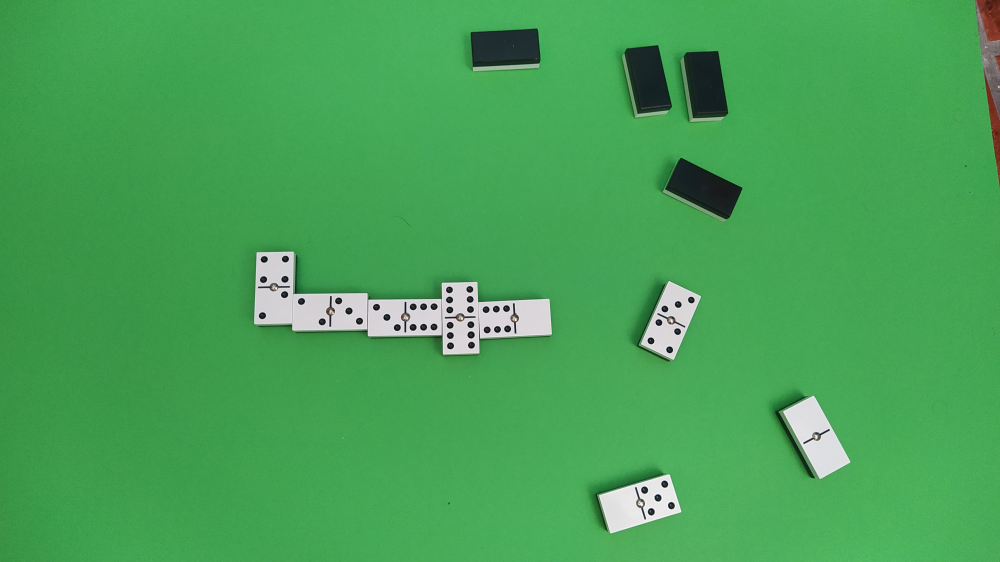
#> input picture vision/fotos_reales/1680906009262.jpg, 4000 x 2248 px, given in place of the camera (shown at 1/4 size)
$ python ros_piezas_robot.py
#> lines starting #> are read from the running program, lines starting #| are printed output that depends on the picture; after the words box and inside, x2 and y2 are one past the last pixel; in counts of white or black regions, pixels touching at a corner belong together
#> further down, frame is the input picture: shape (2248, 4000, 3); mean B, G, R 86.3, 162.5, 71.1
### vision/opencv/preprocessing.py
import cv2 as cv

def preprocessing_img(img, open_size=(1,1), visualize=False):
    """Preprocesamiento de la imagen, aplicando filtros y operaciones morfologicas

    Args:
        img (Mat): Imagen
        open (int): Definir el tamano del kernel para realizar la operacion de apertura
        visualize (bool, optional): Definir si se quiere visualizar o no las imagenes resultantes. Defaults to False.

    Returns:
        processed_img: Imagen procesada.
    """
#> called with open_size = (1, 1), visualize = False
    # img[:,:,1] = 0
    gray = cv.cvtColor(img, cv.COLOR_BGR2GRAY)
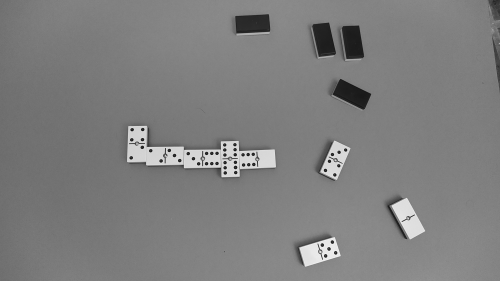
#> gray: shape (2248, 4000) (shown at 1/8 size); min 0, max 255, mean 126.4
    blur = cv.GaussianBlur(gray, (1,1), cv.BORDER_DEFAULT)

    thresh, binarized = cv.threshold(blur, 0, 255, cv.THRESH_BINARY+cv.THRESH_OTSU)
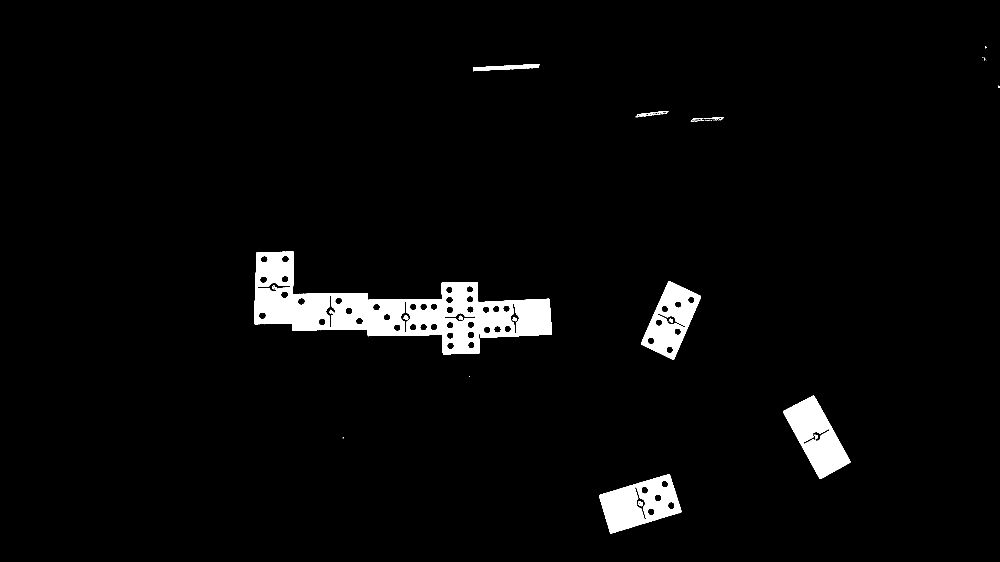
#> binarized: shape (2248, 4000) (shown at 1/4 size); 3.4% white; 97 white regions (69 under 20 px)
#> thresh = 170
    kernel = cv.getStructuringElement(cv.MORPH_RECT, open_size)
    morph_img = cv.morphologyEx(binarized, cv.MORPH_OPEN, kernel, iterations=5)

    if visualize:
        cv.imshow("Escala de grises", gray)
        cv.imshow("Imagen binarizada con umbral:", thresh, binarized)
        cv.imshow("Imagen binarizada tras apertura de", open, morph_img)

    return morph_img

### vision/opencv/pieces_detection_v3.py
import cv2 as cv
from typing import List, Tuple
import numpy as np
import math

from .preprocessing import preprocessing_img
from .piece import Piece


class PiecesDetector:
    def __init__(self, img, size, size_mm = 0.0, preprocess=True, verbose=False, visualize=False):
        """Inicializar detector de piezas

        Args:
            img (Mat): Imagen
            size (float): Area de la imagen total en pixeles
            preprocess (bool, optional): Realizar preprocesamiento de la imagen. Defaults to False.
            verbose (bool, optional): Mostrar mensajes de seguimiento. Defaults to False.
            visualize (bool, optional): Visualizar imagenes intermedias. Defaults to False.
        """
        self.img = img
        self.size = size
        self.preprocess = preprocess
        self.verbose = verbose
        self.visualize = visualize
        self.pieces = []
        self.PIECE_WIDTH_MM = 19
        self.PIECE_HEIGHT_MM = 38

        self.processed_img = self.__preprocess_img(img)
        # Si nos dan el tamano fisico, podemos obtener directamente el ratio px/mm y el area de una pieza estandar en pixeles
        if size_mm > 0:
            self.ratio_px2mm = np.sqrt(size_mm / size)
            self.ref_piece_area = (self.PIECE_WIDTH_MM * self.PIECE_HEIGHT_MM) / (self.ratio_px2mm**2)
        else:
            self.ratio_px2mm = 0.0
            self.ref_piece_area = 0.0

    def __preprocess_img(self, img):
        img_i = img.copy()
        if self.preprocess:
            return preprocessing_img(img_i, visualize=False)
        else:
            return img_i

    def get_ratio_px2mm_from_piece(self, piece):
        """Obtener el ratio de conversion de pixeles a milimetros, a partir de una pieza.

        Args:
            piece (Piece): Objeto de clase Piece

        Returns:
            float: Ratio de conversion px --> mm
        """
        width = min(piece.size[0], piece.size[1])
        return self.PIECE_WIDTH_MM / width

    def change_img(self, new_img, new_size):
        self.img = new_img
        self.size = new_size

    def set_ratio_px2mm(self, ratio):
        self.ratio_px2mm = ratio

    def get_angle_from_box(self, box):
        # Obtenemos primero el vertice que se encuentra mas abajo
        idx_lower_vertex = box[:, 1].argsort()[::-1][0]
        num_vertex = len(box[:, 0])
        # Obtenemos sus vecinos
        neighbour_indexes = [idx_lower_vertex-1, idx_lower_vertex+1]
        if neighbour_indexes[0] < 0:
            neighbour_indexes[0] = num_vertex - 1
        elif neighbour_indexes[1] >= num_vertex:
            neighbour_indexes[1] = 0

        # Obtenemos el vecino mas alejado para seguir siempre el mismo criterio
        dist_max = 0
        idx_max_dist = -1
        for idx in neighbour_indexes:
            distance = math.dist(box[idx], box[idx_lower_vertex])
            if distance > dist_max:
                dist_max = distance
                idx_max_dist = idx

        # Calculamos el angulo a partir de la tangente dy/dx
        dy = box[idx_lower_vertex,1] - box[idx_max_dist,1]
        dx = box[idx_max_dist,0] - box[idx_lower_vertex,0]
        angle = np.rad2deg(np.arctan2(dy,dx))

        if self.verbose: print("Angulo a partir de contorno rectangular:", round(angle,2))

        return angle

    def detect_pieces(self):
        """Deteccion de las fichas de domino presentes en la zona

        Returns:
            List[Piece]: Lista de piezas detectadas.
        """
        if self.verbose: print("*"*20, "Se ha iniciado la deteccion de piezas", "*"*20)
        img_i = self.img.copy()

        # Detectar contornos
        contours, _ = cv.findContours(self.processed_img, mode=cv.RETR_CCOMP, method=cv.CHAIN_APPROX_SIMPLE)
#> contours = 395 contours, 310 with area under 20; largest, box (x1, y1, x2, y2) and area: (1767, 1128, 2207, 1419) 81640, (2396, 1897, 2726, 2134) 47206, (1169, 1173, 1470, 1323) 42951, (3132, 1582, 3402, 1916) 42898, (1017, 1006, 1175, 1297) 42779
        filtered_contours = [contour for contour in contours if cv.contourArea(contour) > 1.6e-4*self.size] # Minima area para un punto
#> filtered_contours = 77 contours; largest, box (x1, y1, x2, y2) and area: (1767, 1128, 2207, 1419) 81640, (2396, 1897, 2726, 2134) 47206, (1169, 1173, 1470, 1323) 42951, (3132, 1582, 3402, 1916) 42898, (1017, 1006, 1175, 1297) 42779

        # Si no hay ningun contorno minimamente grande, se finaliza la deteccion
        if len(filtered_contours) == 0:
            if self.verbose: print("No se ha detectado ningun contorno minimamente grande")
            return []

        # Encontrar solo los contornos que sean de piezas
        pieces = []
        if self.ref_piece_area > 0:
            min_area_piece = 0.8*self.ref_piece_area
        else:
            min_area_piece = 7e-3*self.size

        if self.verbose: print("Tamano de referencia para detectar pieza:", min_area_piece)
        # ########## COMIENZO DE CAMBIOS DE PABLO ##########
        for contour in filtered_contours:
            area = cv.contourArea(contour)
            # El tamano minimo para un punto
            if area < 1.6e-4*self.size:
                continue
            center, (width,height), angle = cv.minAreaRect(contour)
            ratio = width/height
            # Para que sea una pieza el ancho debe ser la mitad que el alto y debe ser al menos de un tamano concreto
            cond_width_rectangle = min(width, height) > np.sqrt(min_area_piece/2)
            if area > min_area_piece and cond_width_rectangle: # Buscamos que al menos su area y su ancho sean de un tamaño minimo
                box = np.int64(cv.boxPoints((center, (width,height), angle)))
                mask = np.zeros(self.processed_img.shape, np.uint8)
                cv.fillPoly(mask, [box], color=(255))
                angle = self.get_angle_from_box(box)
                pieces.append(Piece(mask, box, np.round(center,3), angle, size=(round(width,3), round(height,3))))
                if self.verbose: print("Area del contorno:", area, ". Area del rectangulo:", round(width,1), "*", round(height,1), " =", round(width*height,2), "Angulo:", angle)
#> this loop made 77 passes
#> (area, width, height, ratio, cond_width_rectangle, dy in get_angle_from_box, dx in get_angle_from_box) on passes 2, 10, 17, 28, 36, 57: (47206, 298.5, 161.8, 1.84, True, 86, 286), (42898.5, 141.8, 309.8, 0.458, True, 272, -149), (42090, 295.5, 145.8, 2.03, True, 3, 295), (42951, 301.7, 146.7, 2.06, True, 4, 301), (81639.5, 437.1, 287.4, 1.52, True, 11, 437), (40021.5, 281.8, 147.1, 1.92, True, 258, 114)
#> pass 2, in __init__, `self.mask = mask`:
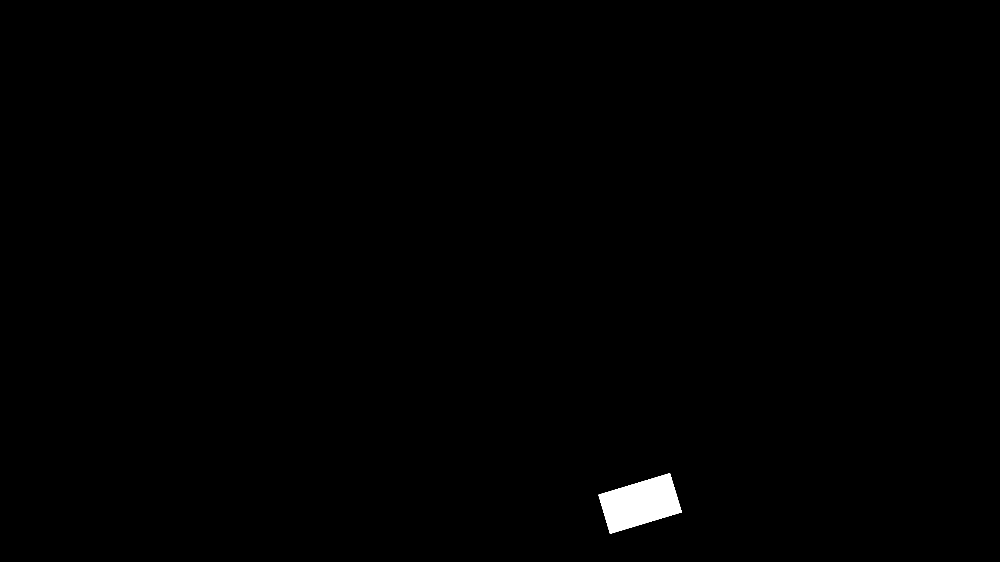
#> self.mask: shape (2248, 4000) (shown at 1/4 size); 0.54% white; 1 white region, box (x1, y1, x2, y2) and area: (2394, 1893, 2727, 2135) 48693
#> after the loop:
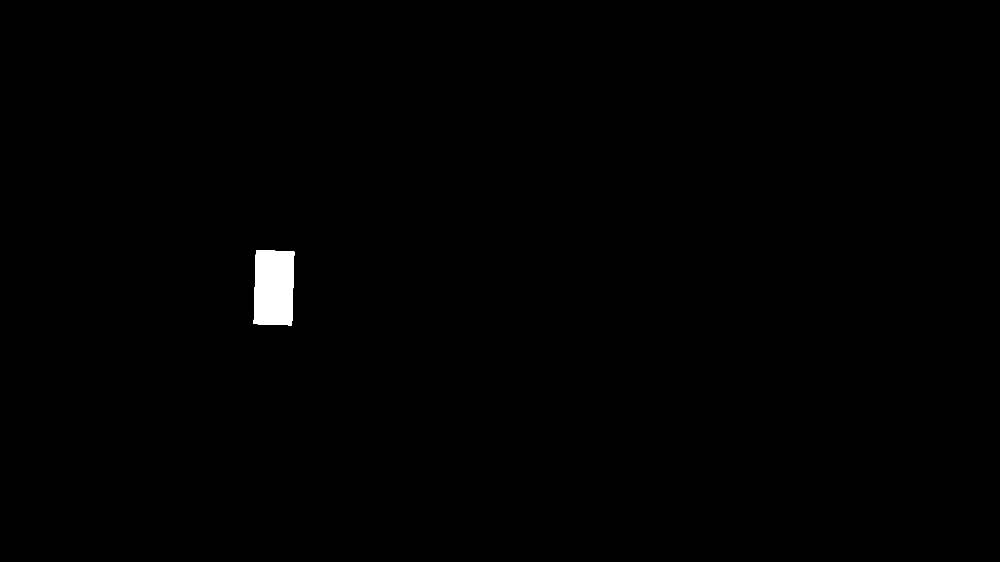
#> mask: shape (2248, 4000) (shown at 1/4 size); 0.5% white; 1 white region, box (x1, y1, x2, y2) and area: (1015, 1001, 1177, 1301) 45180
#> after the loop, pieces = 7 items
#> (the rest of the program and of its run is left out)
